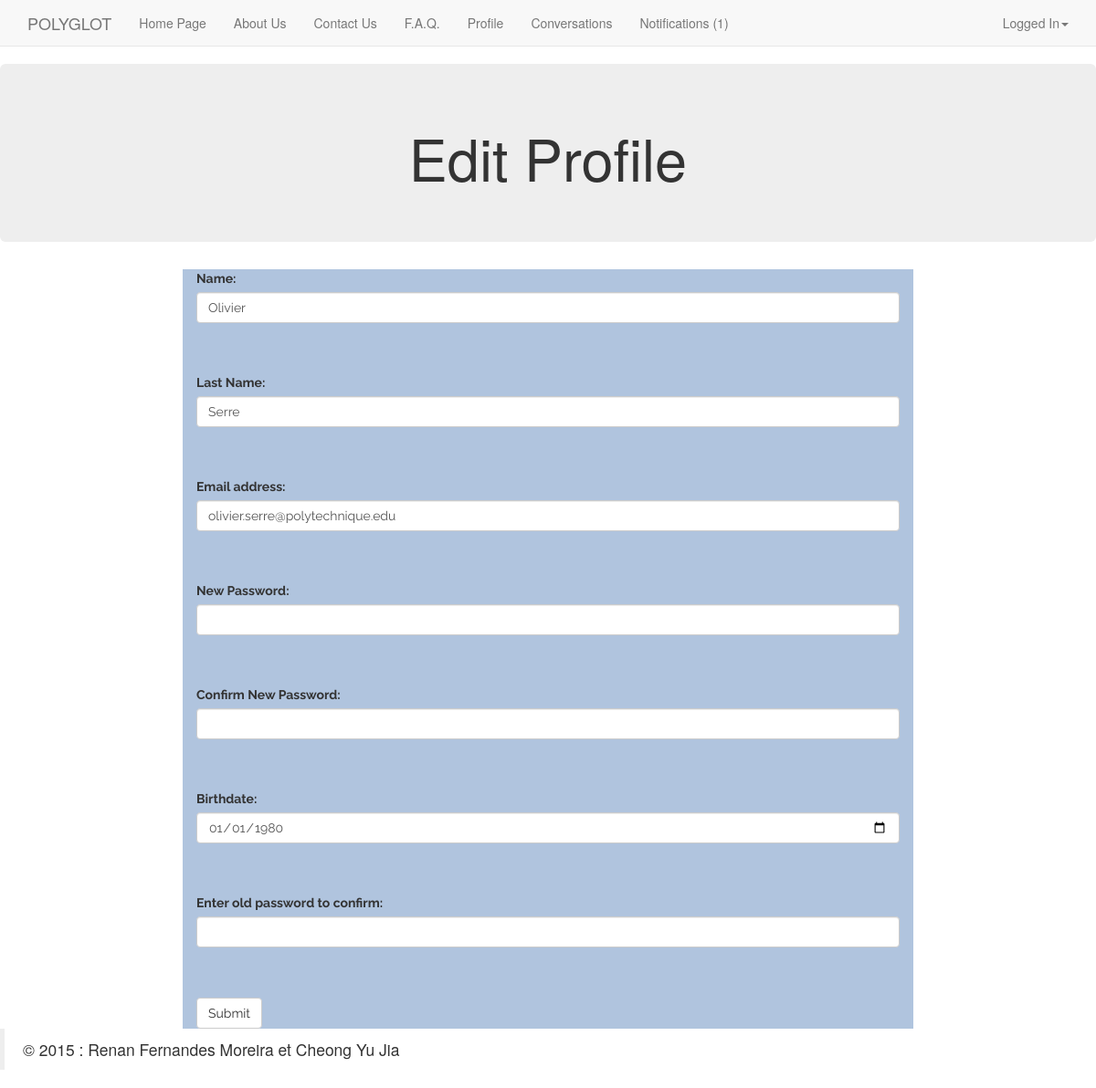
/index.php?page=editprofile (signed in), run on the app's committed database.
### tables this page shows
CREATE TABLE `utilisateurs` (
  `login` varchar(64) NOT NULL,
  `password` varchar(40) NOT NULL,
  `name` varchar(64) NOT NULL,
  `lastname` varchar(64) NOT NULL,
  `birthdate` date NOT NULL,
  `email` varchar(128) NOT NULL,
  `admin` tinyint(1) NOT NULL DEFAULT '0'
);

### utilities/userfunctions.php (called while the page is built, shortened)
<?php
class Database {
        public static function connect() {
        $dsn = 'mysql:dbname=finalproject;host=127.0.0.1';
        $user = 'root';
        $password = '';
        $dbh = null;
        try {
            $dbh = new PDO($dsn, $user, $password,array(PDO::MYSQL_ATTR_INIT_COMMAND => "SET NAMES utf8"));
            $dbh->setAttribute( PDO::ATTR_ERRMODE, PDO::ERRMODE_EXCEPTION );
        } catch (PDOException $e) {
            echo 'Connexion échouée : ' . $e->getMessage();
            exit(0);
        }
        return $dbh;
        }
    }
class Utilisateur {
    public static function getUtilisateur($login){
        $dbh = Database::connect();
        $query = "SELECT * FROM `utilisateurs` WHERE `login`=\"$login\"";
        $sth = $dbh->prepare($query);
        $request_succeeded = $sth->execute();
        if ($request_succeeded){return $sth->fetch(PDO::FETCH_ASSOC);}
        else {return null;}
    }
}
?>

### content/content-editprofile.php (the view, shortened to what this page needs)
<div class="container-fluid">
    <header>
        <div class="row">
            <div class="jumbotron">
                <div class="container">
                    <h1 style="text-align:center">Edit Profile</h1>
                </div>
            </div>
        </div>
    </header>
    <body>
    <?php
    require_once('utilities/pagesetup.php');
    require_once("utilities/userfunctions.php")
    ;
    $user = Utilisateur::getUtilisateur($_SESSION["loggedIn"]);
    $name = $user['name'];
    $lname = $user['lastname'];
    $email = $user['email'];
    $bdate = $user['birthdate'];
?>
    <div class="row">
        <div class="col-md-8 col-md-offset-2 aboutus">
            <form action="<?php echo htmlspecialchars($_SERVER["PHP_SELF"])."?page=editprofile";?>" role="form" method="post">
            <div class="form-group">
              <label for="name">Name:</label>
              <input type="text" name="name" class="form-control" id="name" value="<?php echo $name;?>">
   <br><br>
            </div>
            <div class="form-group">
              <label for="lname">Last Name:</label>
              <input type="text" name="lname" class="form-control" id="lname" value="<?php echo $lname;?>">
   <br><br>
            </div>
            <div class="form-group">
              <label for="email">Email address:</label>
              <input type="email" name="email" class="form-control" id="email" value="<?php echo $email;?>">
   <br><br>
            </div>
            <div class="form-group">
              <label for="pwd">New Password:</label>
              <input type="password" name="pwd" class="form-control" id="pwd" value="">
   <br><br>
            </div>
            <div class="form-group">
              <label for="cpwd">Confirm New Password:</label>
              <input type="password" name="cpwd" class="form-control" id="cpwd" value="">
   <br><br>
            </div>
            <div class="form-group">
              <label for="bdate">Birthdate:</label>
              <input type="date" name="bdate" class="form-control" id="bdate" value="<?php echo $bdate;?>">
   <br><br>
            </div>
            <div class="form-group">
              <label for="pwd">Enter old password to confirm:</label>
              <input type="password" name="opwd" class="form-control" id="opwd" value="">
   <br><br>
            </div>
            <button type="submit" class="btn btn-default">Submit</button>
          </form>
        </div>
    </div>
    </body>
</div>

### css/perso.css (style rules this page uses)
body { padding-top: 70px; }
[class*="col-"].aboutus { background-color: #B0C4DE; font-family: 'Raleway', sans-serif; }

### data on the page
utilisateurs: name "Olivier", lname "Serre", email "olivier.serre@polytechnique.edu", bdate "01/01/1980"

### other printed values
$page->menutitle "Home Page"
$page->menutitle "About Us"
$page->menutitle "Contact Us"
$page->menutitle "F.A.Q."
$page->menutitle "Profile"
$page->menutitle "Conversations"
$page->menutitle "Notifications"
